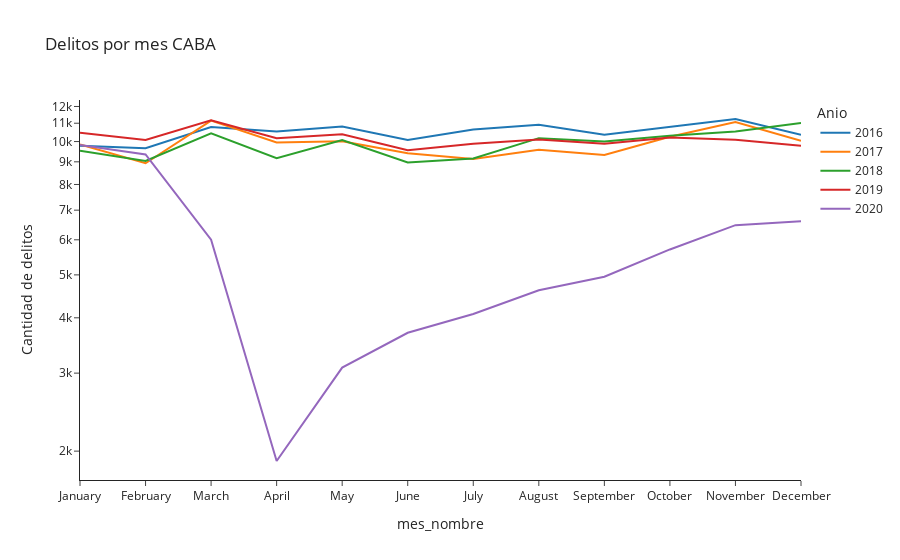

Notebook code cell kept with this figure:
### Code cell
fig = px.line(df_mes, x = 'mes_nombre', y = 'count',
            color = 'anio',
            template = 'simple_white',
            labels = {'count' : 'Cantidad de delitos', 'mes': 'Meses', 'anio':'Anio'},
            title = 'Delitos por mes CABA',
            hover_name = 'mes_nombre',
            height = 500, 
            log_y = True
            )
fig.show()

### Figure 1 — Plotly figure (JSON) as saved in the notebook; plotly's stock layout.template omitted (floating-point values rounded to 4 significant figures)
{"data": [{"hovertemplate": "<b>%{hovertext}</b><br><br>Anio=2016<br>mes_nombre=%{x}<br>Cantidad de delitos=%{y}<extra></extra>", "hovertext": ["January", "February", "March", "April", "May", "June", "July", "August", "September", "October", "November", "December"], "legendgroup": "2016", "line": {"color": "#1F77B4", "dash": "solid"}, "mode": "lines", "name": "2016", "orientation": "v", "showlegend": true, "type": "scatter", "x": ["January", "February", "March", "April", "May", "June", "July", "August", "September", "October", "November", "December"], "xaxis": "x", "y": [9787, 9659, 10786, 10536, 10813, 10082, 10641, 10907, 10361, 10780, 11244, 10361], "yaxis": "y"}, {"hovertemplate": "<b>%{hovertext}</b><br><br>Anio=2017<br>mes_nombre=%{x}<br>Cantidad de delitos=%{y}<extra></extra>", "hovertext": ["January", "February", "March", "April", "May", "June", "July", "August", "September", "October", "November", "December"], "legendgroup": "2017", "line": {"color": "#FF7F0E", "dash": "solid"}, "mode": "lines", "name": "2017", "orientation": "v", "showlegend": true, "type": "scatter", "x": ["January", "February", "March", "April", "May", "June", "July", "August", "September", "October", "November", "December"], "xaxis": "x", "y": [9855, 8933, 11148, 9950, 10016, 9408, 9133, 9584, 9329, 10248, 11074, 10045], "yaxis": "y"}, {"hovertemplate": "<b>%{hovertext}</b><br><br>Anio=2018<br>mes_nombre=%{x}<br>Cantidad de delitos=%{y}<extra></extra>", "hovertext": ["January", "February", "March", "April", "May", "June", "July", "August", "September", "October", "November", "December"], "legendgroup": "2018", "line": {"color": "#2CA02C", "dash": "solid"}, "mode": "lines", "name": "2018", "orientation": "v", "showlegend": true, "type": "scatter", "x": ["January", "February", "March", "April", "May", "June", "July", "August", "September", "October", "November", "December"], "xaxis": "x", "y": [9535, 9044, 10437, 9170, 10080, 8967, 9161, 10179, 10006, 10303, 10539, 11012], "yaxis": "y"}, {"hovertemplate": "<b>%{hovertext}</b><br><br>Anio=2019<br>mes_nombre=%{x}<br>Cantidad de delitos=%{y}<extra></extra>", "hovertext": ["January", "February", "March", "April", "May", "June", "July", "August", "September", "October", "November", "December"], "legendgroup": "2019", "line": {"color": "#D62728", "dash": "solid"}, "mode": "lines", "name": "2019", "orientation": "v", "showlegend": true, "type": "scatter", "x": ["January", "February", "March", "April", "May", "June", "July", "August", "September", "October", "November", "December"], "xaxis": "x", "y": [10463, 10078, 11174, 10171, 10385, 9555, 9886, 10103, 9888, 10219, 10090, 9780], "yaxis": "y"}, {"hovertemplate": "<b>%{hovertext}</b><br><br>Anio=2020<br>mes_nombre=%{x}<br>Cantidad de delitos=%{y}<extra></extra>", "hovertext": ["January", "February", "March", "April", "May", "June", "July", "August", "September", "October", "November", "December"], "legendgroup": "2020", "line": {"color": "#9467BD", "dash": "solid"}, "mode": "lines", "name": "2020", "orientation": "v", "showlegend": true, "type": "scatter", "x": ["January", "February", "March", "April", "May", "June", "July", "August", "September", "October", "November", "December"], "xaxis": "x", "y": [9817, 9353, 6006, 1900, 3088, 3701, 4080, 4615, 4952, 5707, 6475, 6609], "yaxis": "y"}], "layout": {"autosize": true, "legend": {"title": {"text": "Anio"}, "tracegroupgap": 0}, "title": {"text": "Delitos por mes CABA"}, "xaxis": {"anchor": "y", "autorange": true, "domain": [0, 1], "range": [0, 11], "title": {"text": "mes_nombre"}, "type": "category"}, "yaxis": {"anchor": "x", "autorange": true, "domain": [0, 1], "range": [3.236, 4.094], "title": {"text": "Cantidad de delitos"}, "type": "log"}}}
